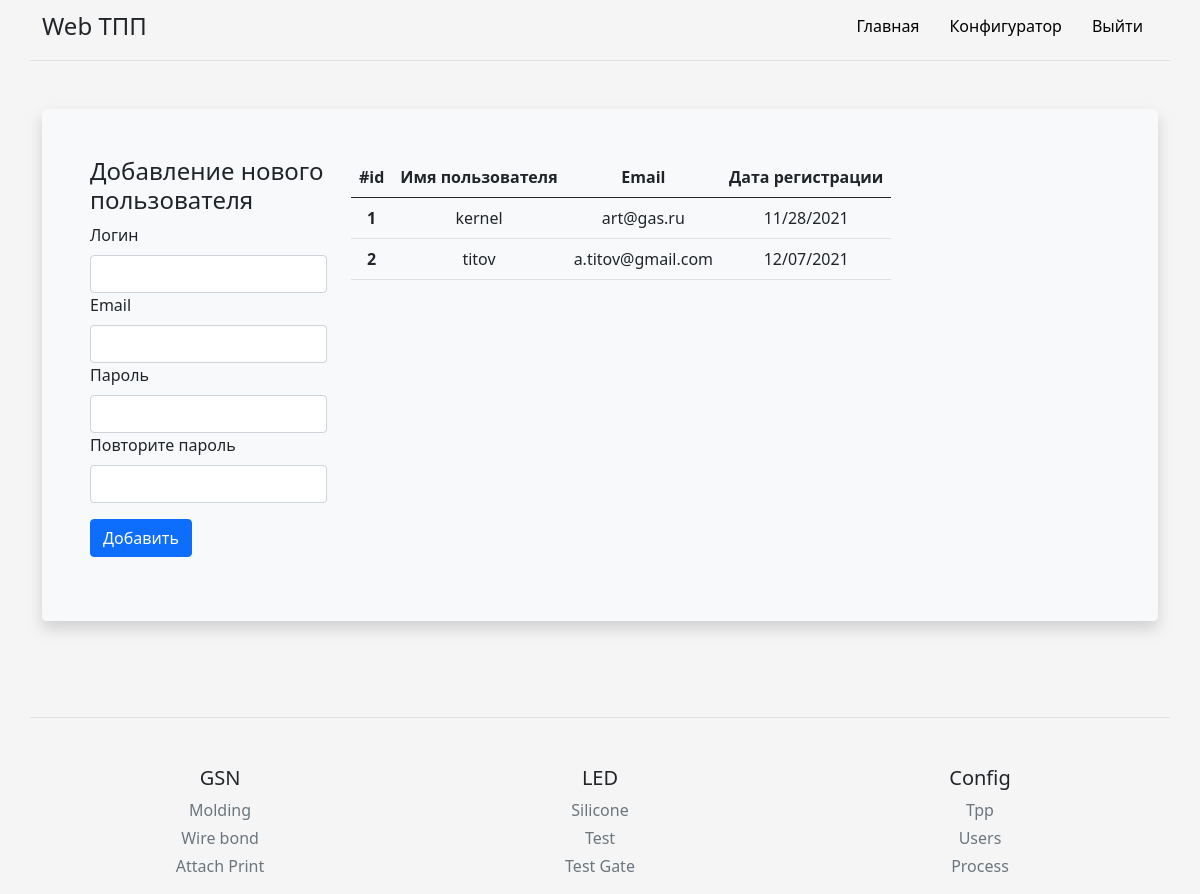
The page /config_user (signed in) on the database its author committed.
### models.py (models this page shows, shortened)
class User(UserMixin, db.Model):
    id = db.Column(db.Integer, primary_key=True)
    login = db.Column(db.String(64), index=True, unique=True)
    email = db.Column(db.String(64), index=True, unique=True)
    password_hash = db.Column(db.String(120), index=True, unique=True)
    time = db.Column(db.DateTime, index=True, default=datetime.utcnow)
    tpp = db.relationship('Tpp', backref='author', lazy='dynamic')

class Process(db.Model):
    id = db.Column(db.Integer, primary_key=True)
    process = db.Column(db.Text, nullable=False)
    branch = db.Column(db.Text, nullable=False)

### routes.py (the view, shortened to what this page needs)
@app_routes.route('/config_user', methods=["POST", "GET"])
def config_user():
    from main import db
    from models import User, Process
    users = db.session.query(User).all()
    branch_footer = db.session.query(Process).group_by(Process.branch).all()
    process_footer = db.session.query(Process).all()
    return render_template('config_folder/config_user.html', users=users,branch_footer=branch_footer, process_footer=process_footer)

### main.py (called while the page is built)
@login_manager.user_loader
def load_user(id):
    from models import User
    return User.query.get(int(id))

### templates/config_folder/config_user.html (shortened to what this page needs)
{% extends 'base.html' %}
{% block body %}
<div class="container py-4">
    <div class="p-5 mb-4 bg-light rounded-3 shadow">
        <div class="row align-items-md-stretch">
            <form class="col-md-3" method="post">
                <h4>Добавление нового пользователя</h4>
                <div class="col-sm-12">
                    <label for="user_login" class="form-label">Логин</label>
                    <input type="text" class="form-control" name="user_login" id="user_login" required>
                </div>
                <div class="col-sm-12">
                    <label for="user_email" class="form-label">Email</label>
                    <input type="text" class="form-control" name="user_email" id="user_email" required>
                </div>
                <div class="col-sm-12">
                    <label for="user_pass" class="form-label">Пароль</label>
                    <input type="text" class="form-control" name="user_pass" id="user_pass" required>
                </div>
                <div class="col-sm-12">
                    <label for="user_pass2" class="form-label">Повторите пароль</label>
                    <input type="text" class="form-control" name="user_pass2" id="user_pass2" required>
                </div>
                <div class="py-3">
                    <button class="btn btn-m btn-primary btn-block" type="submit" name="btn" value="add"> Добавить </button>
                </div>
            </form>
            <div class="col-md-9">
                <table class="table table-hover">
                    <thead>
                        <tr>
                        <th scope="col">#id</th>
                        <th scope="col">Имя пользователя</th>
                        <th scope="col">Email</th>
                        <th scope="col">Дата регистрации</th>
                        </tr>
                    </thead>
                    <tbody method="post" >
                        {% for item in users %}
                        <tr>
                        <th scope="row" name="up_table_id">{{item.id}}</th>
                        <td name="up_table_prod_name">{{item.login}}</td>
                        <td name="up_table_prod_name">{{item.email}}</td>
                        <td name="up_table_number">{{item.time.strftime("%m/%d/%Y")}}</td>
                        </tr>
                        {% endfor %}
                    </tbody>
                </table>
            </div>
         </div>
    </div>
</div>
{% endblock %}

### templates/base.html (shortened to what this page needs)
<!DOCTYPE html>
<html lang="en">
  <head>
    <link rel="stylesheet" href="https://cdn.jsdelivr.net/npm/bootstrap@5.1.0/dist/css/bootstrap.min.css">
    <link rel="stylesheet" href="{{ url_for('static', filename='css/main.css') }}">
  </head>
<body>
  <div class="py-2 container d-flex flex-column flex-md-row align-items-center pb-3 mb-4 border-bottom">
      <span class="fs-4">Web ТПП</span>
      <nav class="d-inline-flex mt-2 mt-md-0 ms-md-auto">
        <a class="nav__link" href="/">Главная</a>
        <a class="nav__link" href="/config_tpp">Конфигуратор</a>
        {% if current_user.is_anonymous %}
        <a class="nav__link" href="/login">Войти</a>
        {% else %}
        <a class="nav__link" href="/logout">Выйти</a>
        {% endif %}
      </nav>
    </div>
{% block body %}{% endblock %}
</body>
<footer class="container pt-4 my-md-5 pt-md-5 border-top">
    <div class="text-center row">
        {% for item in branch_footer %}
        <div class="col-6 col-md">
            <h5>{{item.branch}}</h5>
            <ul class="list-unstyled text-small">
                {% for i in process_footer %}
                {% if i.branch == item.branch %}
                <li class="mb-1"><a class="link-secondary text-decoration-none" href="/{{i.process}}">{{i.process}}</a></li>
                {% endif%}
                {% endfor %}
            </ul>
        </div>
        {% endfor %}
      <div class="col-6 col-md">
        <h5>Config</h5>
        <ul class="list-unstyled text-small">
          <li class="mb-1"><a class="link-secondary text-decoration-none" href="{{ url_for('.config_tpp') }}">Tpp</a></li>
          <li class="mb-1"><a class="link-secondary text-decoration-none" href="{{ url_for('.config_user') }}">Users</a></li>
          <li class="mb-1"><a class="link-secondary text-decoration-none" href="{{ url_for('.add_process') }}">Process</a></li>
        </ul>
      </div>
    </div>
</footer>
</html>

### static/css/main.css (style rules this page uses)
html, body { height: 100%; background-color: #f5f5f5; }
.td, a { text-decoration: none; text-align: center; color: black; }
.shadow { background: #ffcc00; box-shadow: 0 0 10px rgba(0,0,0,0.5); padding: 10px; }
.table { display: block; border-collapse: collapse; width: 100%; overflow: auto; }
th, td { text-align: center; padding: 8px; }
.nav__link { display: inline-block; vertical-align: top; margin: 0 15px; position: relative; color: rgb(0, 0, 0); text-decoration: none; transition: color .1s linear; }
.nav__link:after { content: ""; display: block; width: 100%; height: 3px; opacity: 0; background-color: #656872; position: absolute; top: 100%; left: 0; z-index: 1; transition: opacity .1s linear; }

### rows shown on the page
User: id "1", login "kernel", email "art@gas.ru", time "11/28/2021"
User: id "2", login "titov", email "a.titov@gmail.com", time "12/07/2021"
Process: branch "GSN", process "Molding"
Process: process "Wire bond"
Process: process "Attach Print"
Process: branch "LED", process "Silicone"
Process: process "Test"
Process: process "Test Gate"
